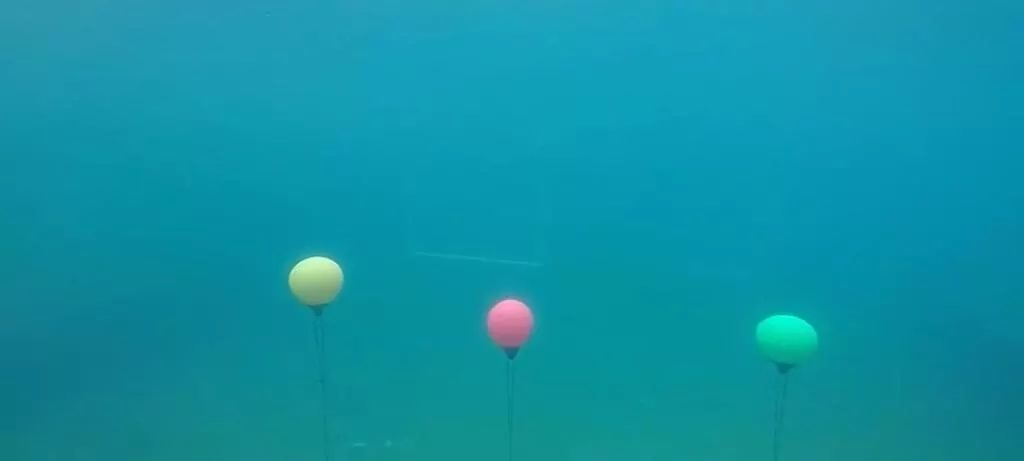
#> input picture Buoy.jpeg, 1024 x 461 px
$ python 1.py
#> lines starting #> are read from the running program, lines starting #| are printed output that depends on the picture; after the words box and inside, x2 and y2 are one past the last pixel; in counts of white or black regions, pixels touching at a corner belong together
import numpy as np
import cv2

img = cv2.imread('Buoy.jpeg')
#> img is the input picture: shape (461, 1024, 3); mean B, G, R 164.8, 146.1, 15.3

# filters
blur = cv2.blur(img,(5,5))
blur0=cv2.medianBlur(blur,5)
blur1= cv2.GaussianBlur(blur0,(5,5),0)
blur2= cv2.bilateralFilter(blur1,9,75,75)


gray_image = cv2.cvtColor(blur2, cv2.COLOR_BGR2GRAY)
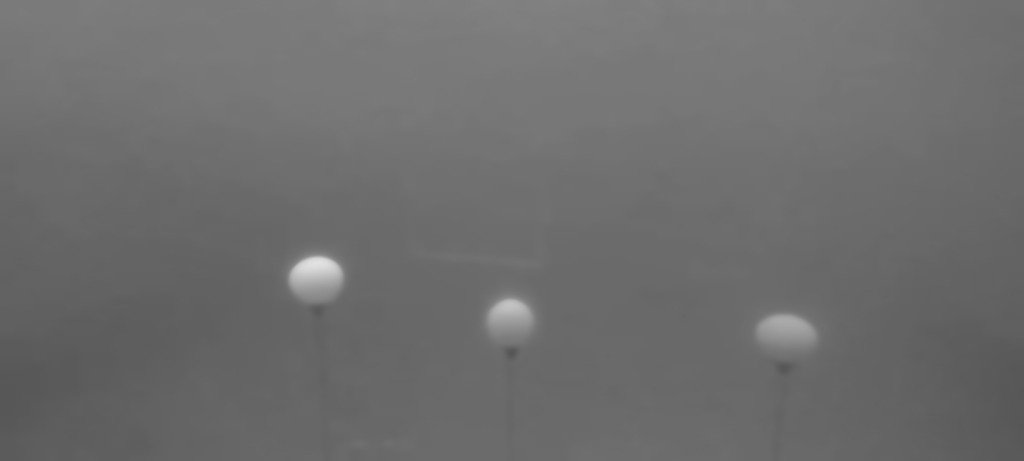
#> gray_image: shape (461, 1024); min 86, max 225, mean 109.1

# convert the grayscale image to binary image
ret,thresh = cv2.threshold(gray_image,135,255,0)
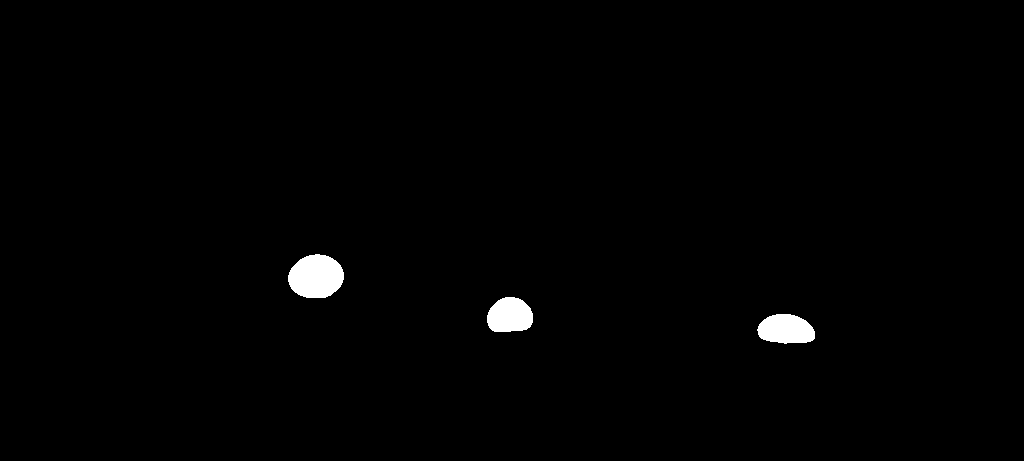
#> thresh: shape (461, 1024); 0.97% white; 3 white regions

# find contours in the binary image
contours, hierarchy = cv2.findContours(thresh,cv2.RETR_TREE,cv2.CHAIN_APPROX_SIMPLE)
#> contours = 3 contours; box (x1, y1, x2, y2) and area: (288, 254, 344, 298) 1856, (757, 314, 815, 344) 1294, (487, 297, 533, 332) 1249
print(str(len(contours)))
#| 3
cv2.drawContours(img, contours, -1, (0,255,0), 3)
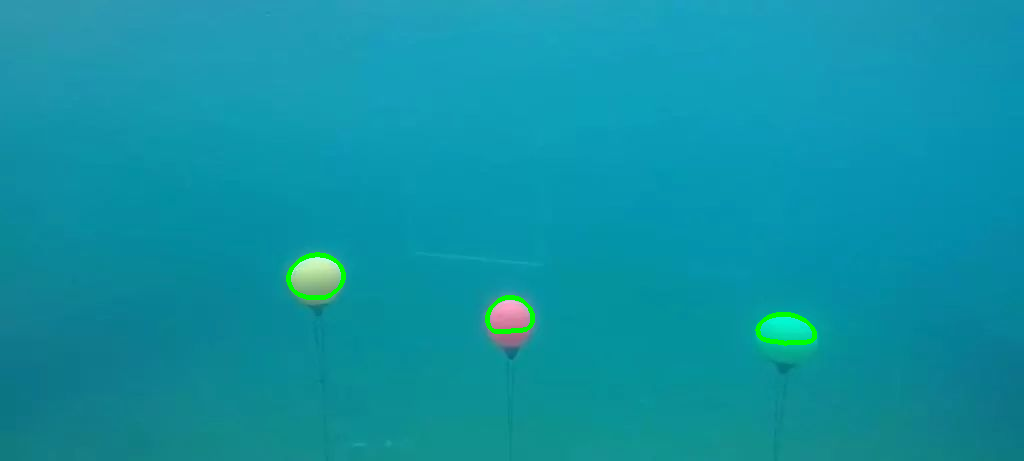
#> img: shape (461, 1024, 3); 0.41% of pixels changed, all inside (x1, y1, x2, y2) = (286, 252, 817, 346)


for c in contours:

   M = cv2.moments(c)
   cX = int(M["m10"] / M["m00"])
   cY = int(M["m01"] / M["m00"])
   cv2.circle(img, (cX, cY), 5, (255, 255, 255), -1)
   print(cX,cY)


   # display the image
   cv2.imshow("Image", img)
   cv2.waitKey(0)
#> this loop made 3 passes
#> (cX, cY) on passes 1 to 3: (785, 329), (509, 315), (315, 276)
#| 785 329
#| 509 315
#| 315 276
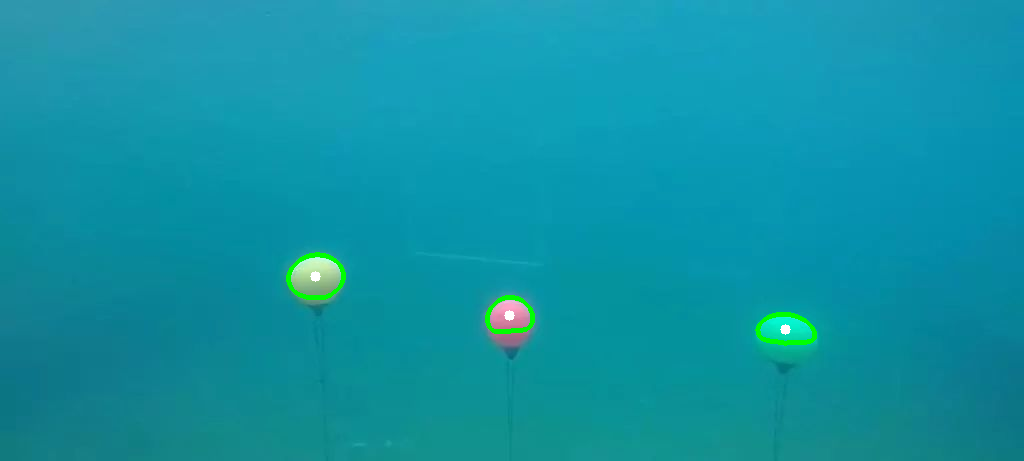
#> img: shape (461, 1024, 3); 0.05% of pixels changed, all inside (x1, y1, x2, y2) = (310, 271, 791, 335)
